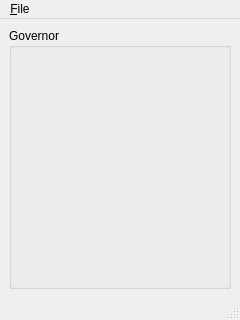
<?xml version="1.0" encoding="UTF-8"?>
<ui version="4.0">
 <class>cpuSliderWindow</class>
 <widget class="QMainWindow" name="cpuSliderWindow">
  <property name="geometry">
   <rect>
    <x>0</x>
    <y>0</y>
    <width>240</width>
    <height>320</height>
   </rect>
  </property>
  <property name="windowTitle">
   <string>CPUSlider</string>
  </property>
  <widget class="QWidget" name="centralwidget">
   <layout class="QGridLayout" name="gridLayout">
    <item row="0" column="0">
     <widget class="QGroupBox" name="groupBox">
      <property name="title">
       <string>Governor</string>
      </property>
     </widget>
    </item>
   </layout>
  </widget>
  <widget class="QMenuBar" name="menubar">
   <property name="geometry">
    <rect>
     <x>0</x>
     <y>0</y>
     <width>240</width>
     <height>21</height>
    </rect>
   </property>
   <widget class="QMenu" name="menuFile">
    <property name="title">
     <string>&amp;File</string>
    </property>
    <addaction name="actionE_xit"/>
   </widget>
   <addaction name="menuFile"/>
  </widget>
  <widget class="QStatusBar" name="statusbar"/>
  <action name="actionE_xit">
   <property name="text">
    <string>E&amp;xit</string>
   </property>
  </action>
 </widget>
 <resources/>
 <connections>
  <connection>
   <sender>actionE_xit</sender>
   <signal>triggered()</signal>
   <receiver>cpuSliderWindow</receiver>
   <slot>close()</slot>
   <hints>
    <hint type="sourcelabel">
     <x>-1</x>
     <y>-1</y>
    </hint>
    <hint type="destinationlabel">
     <x>119</x>
     <y>159</y>
    </hint>
   </hints>
  </connection>
 </connections>
</ui>
